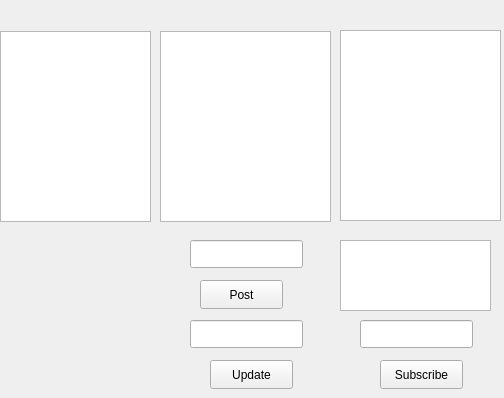
<?xml version="1.0" encoding="UTF-8"?>
<ui version="4.0">
 <class>UserGUI</class>
 <widget class="QWidget" name="UserGUI">
  <property name="geometry">
   <rect>
    <x>0</x>
    <y>0</y>
    <width>504</width>
    <height>398</height>
   </rect>
  </property>
  <property name="windowTitle">
   <string>UserGUI</string>
  </property>
  <widget class="QListWidget" name="listWidget">
   <property name="geometry">
    <rect>
     <x>0</x>
     <y>31</y>
     <width>151</width>
     <height>191</height>
    </rect>
   </property>
  </widget>
  <widget class="QListWidget" name="listWidget_2">
   <property name="geometry">
    <rect>
     <x>160</x>
     <y>31</y>
     <width>171</width>
     <height>191</height>
    </rect>
   </property>
  </widget>
  <widget class="QListWidget" name="listWidget_3">
   <property name="geometry">
    <rect>
     <x>340</x>
     <y>30</y>
     <width>161</width>
     <height>191</height>
    </rect>
   </property>
  </widget>
  <widget class="QPushButton" name="pushButton">
   <property name="geometry">
    <rect>
     <x>380</x>
     <y>360</y>
     <width>83</width>
     <height>29</height>
    </rect>
   </property>
   <property name="text">
    <string>Subscribe</string>
   </property>
  </widget>
  <widget class="QLineEdit" name="lineEdit">
   <property name="geometry">
    <rect>
     <x>360</x>
     <y>320</y>
     <width>113</width>
     <height>28</height>
    </rect>
   </property>
  </widget>
  <widget class="QLineEdit" name="lineEdit_2">
   <property name="geometry">
    <rect>
     <x>190</x>
     <y>240</y>
     <width>113</width>
     <height>28</height>
    </rect>
   </property>
  </widget>
  <widget class="QPushButton" name="pushButton_2">
   <property name="geometry">
    <rect>
     <x>200</x>
     <y>280</y>
     <width>83</width>
     <height>29</height>
    </rect>
   </property>
   <property name="text">
    <string>Post</string>
   </property>
  </widget>
  <widget class="QLineEdit" name="lineEdit_3">
   <property name="geometry">
    <rect>
     <x>190</x>
     <y>320</y>
     <width>113</width>
     <height>28</height>
    </rect>
   </property>
  </widget>
  <widget class="QPushButton" name="pushButton_3">
   <property name="geometry">
    <rect>
     <x>210</x>
     <y>360</y>
     <width>83</width>
     <height>29</height>
    </rect>
   </property>
   <property name="text">
    <string>Update</string>
   </property>
  </widget>
  <widget class="QListWidget" name="listWidget_4">
   <property name="geometry">
    <rect>
     <x>340</x>
     <y>240</y>
     <width>151</width>
     <height>71</height>
    </rect>
   </property>
  </widget>
 </widget>
 <resources/>
 <connections/>
</ui>
